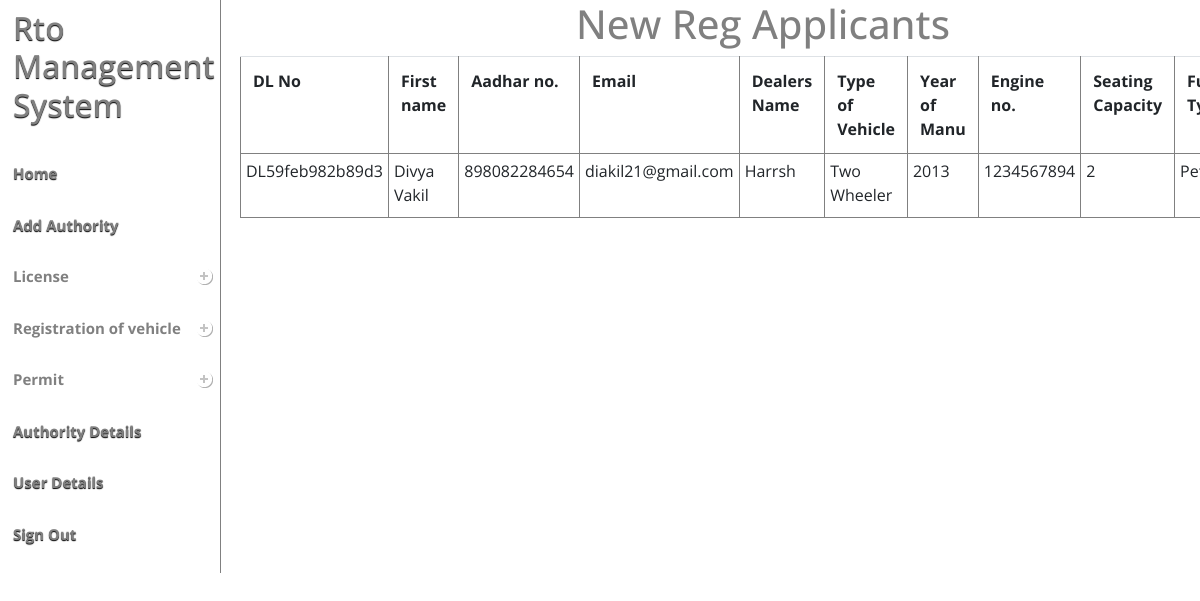
Page /rto_mng_system1/rto_mng_system1/admin/newRegis.php on the committed database.
### tables this page shows
CREATE TABLE `reg_motor_vehicle` (
  `REG_id` int(11) NOT NULL,
  `U_id` int(11) NOT NULL,
  `Dealers_name` text NOT NULL,
  `Type_of_vehicle` text NOT NULL,
  `date_of_manuf` year(4) NOT NULL,
  `Engine_no` bigint(11) NOT NULL,
  `seating_capacity` int(11) NOT NULL,
  `fuel_type` text NOT NULL,
  `approval_status` tinyint(1) NOT NULL
);

CREATE TABLE `dl_result` (
  `D_id` int(11) NOT NULL,
  `dl_no` text NOT NULL,
  `A_id` int(11) NOT NULL,
  `result` tinyint(1) NOT NULL,
  `pre_appl` tinyint(1) NOT NULL
);

CREATE TABLE `user` (
  `U_id` int(11) NOT NULL,
  `Name` text NOT NULL,
  `email` varchar(20) NOT NULL,
  `Address` text NOT NULL,
  `Aadharno` bigint(11) NOT NULL,
  `Gender` tinyint(1) NOT NULL,
  `Contact` bigint(10) NOT NULL
);

### rto_mng_system1/rto_mng_system1/admin/newRegis.php (the view, shortened to what this page needs)
<!DOCTYPE html PUBLIC "-//W3C//DTD XHTML 1.0 Transitional//EN" >
<?php
   include('index.php');
?>
<html>
<head>
<link rel="stylesheet" type="text/css" href="menu.css" />
</head>
<body >
<div style="margin-left:48%;margin-top:%;font-family: 'Open Sans', sans-serif;color:gray"><h1>New Reg Applicants</h1></div>
<div >
<table class="table" style="border:1px solid gray;overflow-y:scroll;!important">
  <tr >
    <th>DL No</th>
    <th>First name</th>
	<th>Aadhar no.</th>
    <th>Email</th>
    <th>Dealers Name</th>
    <th>Type of Vehicle</th>
    <th>Year of Manu</th>
    <th>Engine no.</th>
    <th>Seating Capacity</th>
    <th>Fuel Type</th>
  </tr>
  <?php
	   $sql2 = "SELECT * FROM `reg_motor_vehicle` WHERE `approval_status`= 0";
	   $result2 = mysql_query($sql2);
      while($row2 = mysql_fetch_array($result2))
	  {
		$u_id = $row2['U_id'];
	  $sql4 = "SELECT * FROM `user` WHERE `U_id`= '$u_id'";
	   $result4 = mysql_query($sql4);
	  $row4 = mysql_fetch_array($result4);
	  $sql5 = "SELECT * FROM `dl_result` WHERE `D_id` IN(SELECT `D_id` FROM `driving license` WHERE `U_id` = '$u_id')";
	   $result5 = mysql_query($sql5);
	  $row5 = mysql_fetch_array($result5);
  ?>
  <form method="POST" action="newRegis_approval.php">
  <tr>
    <td><?php echo $row5['dl_no'];?></td>
    <td><?php echo $row4['Name'];?></td>
	 <td><?php echo $row4['Aadharno'];?></td>
    <td><?php echo $row4['email'];?></td>
    <td><?php echo $row2['Dealers_name'];?></td>
	 <td><?php
	if($row2['Type_of_vehicle'] == "1")
		{echo "Two Wheeler";}
		?></td>
    <td><?php echo $row2['date_of_manuf'];?></td>
    <td><?php echo $row2['Engine_no'];?></td>
    <td><?php echo $row2['seating_capacity'];?></td>
	 <td><?php
	if($row2['fuel_type'] == "0")
		{echo "Petrol";}
		?></td>
   </form>
  <?php
	  }
  ?>
</table>
</div>
</body>
</html>

### rto_mng_system1/rto_mng_system1/admin/index.php (style rules this page uses)
body { overflow-x:scroll; }

### rto_mng_system1/rto_mng_system1/admin/newRegis.php (style rules this page uses)
.table { position:fixed; z-index:999; padding:0px; margin-left:20%; margin-top:0%; font-family: 'Open Sans', sans-serif; width:77%; height:auto; overflow-y:scroll; }
.table td,th,tr { border:1px solid gray; padding:5px; }

### rows in the picture
reg_motor_vehicle: dl_result.dl_no "DL59feb982b89d3", U.Name "Divya Vakil", U.Aadharno "898082284654", U.email "diakil21@gmail.com", Dealers_name "Harrsh", Type_of_vehicle "Two Wheeler", date_of_manuf "2013", Engine_no "1234567894", seating_capacity "2", fuel_type "Petrol"
